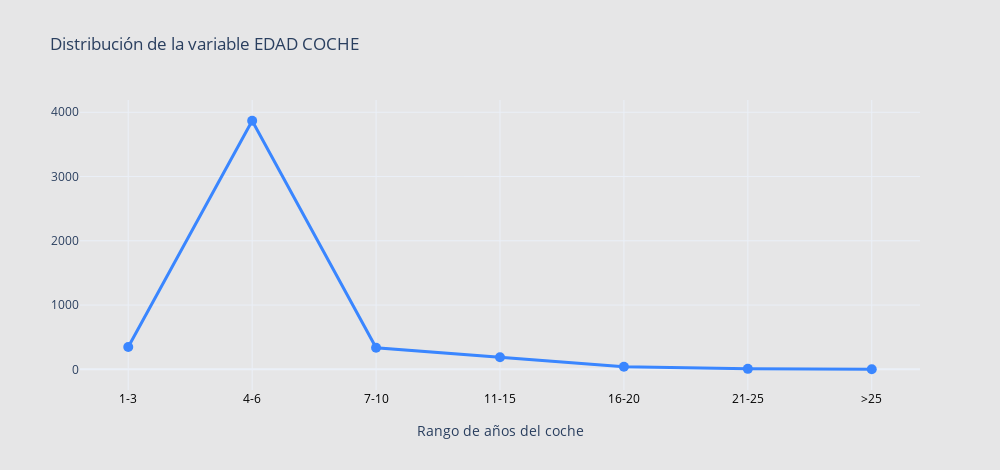

Notebook code cell kept with this figure:
### Markdown cell above
**VISUALIZACIÓN DE LA DISTRIBUCIÓN DE EDAD COCHE**

### Code cell
# Datos de distribución
labels = ['1-3', '4-6', '7-10', '11-15', '16-20', '21-25', '>25']
valores = [347, 3868, 336, 189, 40, 7, 1]

# Asegurar orden correcto
x_labels = labels
y_vals = valores

# Crear figura
fig = go.Figure()

# Línea de tendencia con marcadores
fig.add_trace(go.Scatter(
    x=x_labels,
    y=y_vals,
    mode='lines+markers',
    name='Distribución',
    line=dict(color='#3A86FF', width=3),
    marker=dict(symbol='circle', size=10, color='#3A86FF'),
    text=[f'{v:,}' for v in y_vals],
    textposition='top center'
))

# Configuración del gráfico
fig.update_layout(
    title="Distribución de la variable EDAD COCHE",
    xaxis_title="Rango de años del coche",
    yaxis_title="",
    template='plotly_white',
    width=1000,
    height=470,
    plot_bgcolor='#e6e6e7',
    paper_bgcolor='#e6e6e7',
    xaxis=dict(
        tickfont=dict(color='black'),
        title_standoff=20
    )
)

fig.show()

### Figure 1 — Plotly figure (JSON) as saved in the notebook; plotly's stock layout.template omitted (floating-point values rounded to 4 significant figures)
{"data": [{"line": {"color": "#3A86FF", "width": 3}, "marker": {"color": "#3A86FF", "size": 10, "symbol": "circle"}, "mode": "lines+markers", "name": "Distribución", "text": ["347", "3,868", "336", "189", "40", "7", "1"], "textposition": "top center", "type": "scatter", "x": ["1-3", "4-6", "7-10", "11-15", "16-20", "21-25", ">25"], "y": [347, 3868, 336, 189, 40, 7, 1]}], "layout": {"height": 470, "paper_bgcolor": "#e6e6e7", "plot_bgcolor": "#e6e6e7", "title": {"text": "Distribución de la variable EDAD COCHE"}, "width": 1000, "xaxis": {"tickfont": {"color": "black"}, "title": {"standoff": 20, "text": "Rango de años del coche"}}, "yaxis": {"title": {"text": ""}}}}
